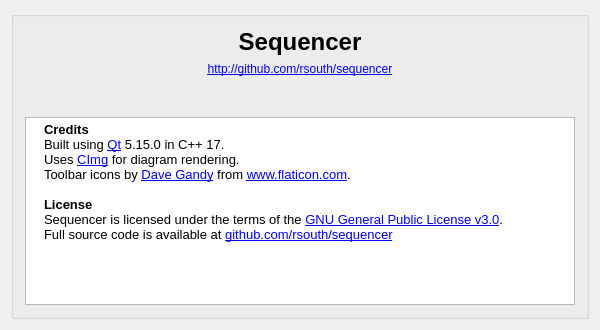
<?xml version="1.0" encoding="UTF-8"?>
<ui version="4.0">
 <class>AboutDialog</class>
 <widget class="QWidget" name="AboutDialog">
  <property name="windowModality">
   <enum>Qt::ApplicationModal</enum>
  </property>
  <property name="geometry">
   <rect>
    <x>0</x>
    <y>0</y>
    <width>600</width>
    <height>330</height>
   </rect>
  </property>
  <property name="minimumSize">
   <size>
    <width>600</width>
    <height>330</height>
   </size>
  </property>
  <property name="maximumSize">
   <size>
    <width>600</width>
    <height>330</height>
   </size>
  </property>
  <property name="windowTitle">
   <string>About Sequencer</string>
  </property>
  <layout class="QHBoxLayout" name="horizontalLayout" stretch="2">
   <item>
    <widget class="QGroupBox" name="groupBox">
     <property name="title">
      <string/>
     </property>
     <property name="flat">
      <bool>false</bool>
     </property>
     <layout class="QVBoxLayout" name="verticalLayout">
      <item>
       <widget class="QLabel" name="titleLabel">
        <property name="font">
         <font>
          <pointsize>18</pointsize>
          <weight>75</weight>
          <bold>true</bold>
         </font>
        </property>
        <property name="frameShape">
         <enum>QFrame::NoFrame</enum>
        </property>
        <property name="text">
         <string>Sequencer</string>
        </property>
        <property name="alignment">
         <set>Qt::AlignCenter</set>
        </property>
       </widget>
      </item>
      <item>
       <widget class="QLabel" name="hyperlinkLabel">
        <property name="text">
         <string>&lt;a href=&quot;http://github.com/rsouth/sequencer&quot;&gt;http://github.com/rsouth/sequencer&lt;/a&gt;</string>
        </property>
        <property name="textFormat">
         <enum>Qt::RichText</enum>
        </property>
        <property name="alignment">
         <set>Qt::AlignCenter</set>
        </property>
        <property name="openExternalLinks">
         <bool>true</bool>
        </property>
        <property name="textInteractionFlags">
         <set>Qt::TextBrowserInteraction</set>
        </property>
       </widget>
      </item>
      <item>
       <spacer name="verticalSpacer">
        <property name="orientation">
         <enum>Qt::Vertical</enum>
        </property>
        <property name="sizeHint" stdset="0">
         <size>
          <width>20</width>
          <height>40</height>
         </size>
        </property>
       </spacer>
      </item>
      <item>
       <widget class="QTextBrowser" name="creditsTextBrowser">
        <property name="font">
         <font>
          <pointsize>10</pointsize>
         </font>
        </property>
        <property name="html">
         <string>&lt;!DOCTYPE HTML PUBLIC &quot;-//W3C//DTD HTML 4.0//EN&quot; &quot;http://www.w3.org/TR/REC-html40/strict.dtd&quot;&gt;
&lt;html&gt;&lt;head&gt;&lt;meta name=&quot;qrichtext&quot; content=&quot;1&quot; /&gt;&lt;style type=&quot;text/css&quot;&gt;
p, li { white-space: pre-wrap; }
&lt;/style&gt;&lt;/head&gt;&lt;body style=&quot; font-family:'MS Shell Dlg 2'; font-size:10pt; font-weight:400; font-style:normal;&quot;&gt;
&lt;p style=&quot; margin-top:0px; margin-bottom:0px; margin-left:14px; margin-right:29px; -qt-block-indent:0; text-indent:0px; background-color:#ffffff;&quot;&gt;&lt;span style=&quot; font-weight:600; background-color:#ffffff;&quot;&gt;Credits&lt;/span&gt;&lt;/p&gt;
&lt;p style=&quot; margin-top:0px; margin-bottom:0px; margin-left:14px; margin-right:29px; -qt-block-indent:0; text-indent:0px; background-color:#ffffff;&quot;&gt;&lt;span style=&quot; background-color:#ffffff;&quot;&gt;Built using &lt;/span&gt;&lt;a href=&quot;https://www.qt.io/&quot;&gt;&lt;span style=&quot; text-decoration: underline; color:#0000ff;&quot;&gt;Qt&lt;/span&gt;&lt;/a&gt;&lt;span style=&quot; background-color:#ffffff;&quot;&gt; 5.15.0 in C++ 17.&lt;/span&gt;&lt;/p&gt;
&lt;p style=&quot; margin-top:0px; margin-bottom:0px; margin-left:14px; margin-right:29px; -qt-block-indent:0; text-indent:0px; background-color:#ffffff;&quot;&gt;&lt;span style=&quot; background-color:#ffffff;&quot;&gt;Uses &lt;/span&gt;&lt;a href=&quot;https://cimg.eu/&quot;&gt;&lt;span style=&quot; text-decoration: underline; color:#0000ff;&quot;&gt;CImg&lt;/span&gt;&lt;/a&gt;&lt;span style=&quot; background-color:#ffffff;&quot;&gt; for diagram rendering.&lt;/span&gt;&lt;/p&gt;
&lt;p style=&quot; margin-top:0px; margin-bottom:0px; margin-left:14px; margin-right:29px; -qt-block-indent:0; text-indent:0px; background-color:#ffffff;&quot;&gt;&lt;span style=&quot; background-color:#ffffff;&quot;&gt;Toolbar icons by &lt;/span&gt;&lt;a href=&quot;https://www.flaticon.com/authors/dave-gandy&quot;&gt;&lt;span style=&quot; text-decoration: underline; color:#0000ff;&quot;&gt;Dave Gandy&lt;/span&gt;&lt;/a&gt;&lt;span style=&quot; background-color:#ffffff;&quot;&gt; from &lt;/span&gt;&lt;a href=&quot;https://www.flaticon.com/&quot;&gt;&lt;span style=&quot; text-decoration: underline; color:#0000ff;&quot;&gt;www.flaticon.com&lt;/span&gt;&lt;/a&gt;&lt;span style=&quot; background-color:#ffffff;&quot;&gt;.&lt;/span&gt;&lt;/p&gt;
&lt;p style=&quot;-qt-paragraph-type:empty; margin-top:0px; margin-bottom:0px; margin-left:14px; margin-right:29px; -qt-block-indent:0; text-indent:0px; background-color:#ffffff;&quot;&gt;&lt;br /&gt;&lt;/p&gt;
&lt;p style=&quot; margin-top:0px; margin-bottom:0px; margin-left:14px; margin-right:29px; -qt-block-indent:0; text-indent:0px; background-color:#ffffff;&quot;&gt;&lt;span style=&quot; font-weight:600; background-color:#ffffff;&quot;&gt;License&lt;/span&gt;&lt;/p&gt;
&lt;p style=&quot; margin-top:0px; margin-bottom:0px; margin-left:14px; margin-right:29px; -qt-block-indent:0; text-indent:0px; background-color:#ffffff;&quot;&gt;&lt;span style=&quot; background-color:#ffffff;&quot;&gt;Sequencer is licensed under the terms of the &lt;/span&gt;&lt;a href=&quot;https://www.gnu.org/licenses/gpl-3.0.en.html&quot;&gt;&lt;span style=&quot; text-decoration: underline; color:#0000ff;&quot;&gt;GNU General Public License v3.0&lt;/span&gt;&lt;/a&gt;&lt;span style=&quot; background-color:#ffffff;&quot;&gt;.&lt;/span&gt;&lt;/p&gt;
&lt;p style=&quot; margin-top:0px; margin-bottom:0px; margin-left:14px; margin-right:29px; -qt-block-indent:0; text-indent:0px; background-color:#ffffff;&quot;&gt;&lt;span style=&quot; background-color:#ffffff;&quot;&gt;Full source code is available at &lt;/span&gt;&lt;a href=&quot;https://github.com/rsouth/sequencer&quot;&gt;&lt;span style=&quot; text-decoration: underline; color:#0000ff;&quot;&gt;github.com/rsouth/sequencer&lt;/span&gt;&lt;/a&gt;&lt;/p&gt;&lt;/body&gt;&lt;/html&gt;</string>
        </property>
        <property name="openExternalLinks">
         <bool>true</bool>
        </property>
       </widget>
      </item>
     </layout>
    </widget>
   </item>
  </layout>
 </widget>
 <layoutdefault spacing="6" margin="11"/>
 <resources>
  <include location="Sequencer.qrc"/>
 </resources>
 <connections/>
</ui>
